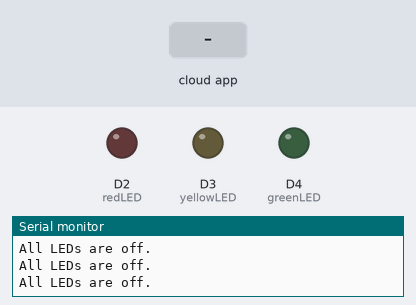
Recording of a sketch running on a simulated Arduino MKR. On the bench: output pins drawn as LEDs (lit = HIGH), the last lines printed to the serial monitor. The inputs (shaded band) are chosen by the test bench. WiFi joins after 1.5 s; servers stay silent unless stated; the Firebase database answers and starts empty.

Above: at 2.8 s.
2.9 s: the phone or cloud app sets caught to red
At 3.8 s:
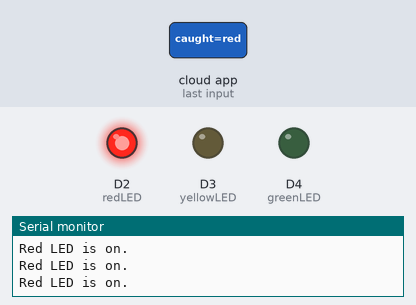
4.5 s: the phone or cloud app sets caught to yellow
At 5.0 s:
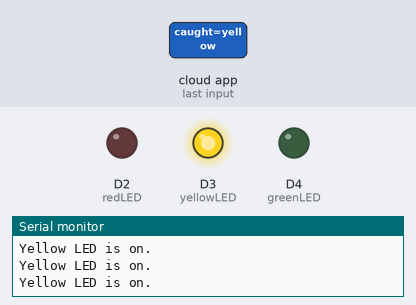
6.0 s: the phone or cloud app sets caught to green
At 7.2 s:
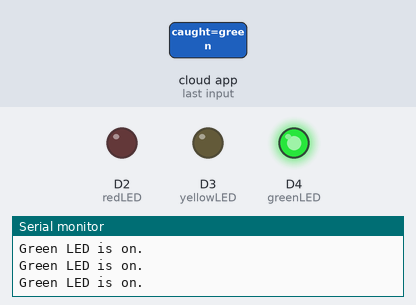
7.5 s: the phone or cloud app sets caught to switchoff
At 8.7 s:
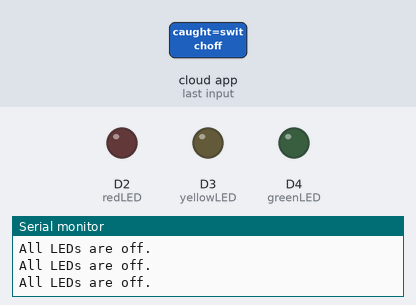
Timing chart, 0 to 10.0 s (numbered marks = the images above; inputs shaded):
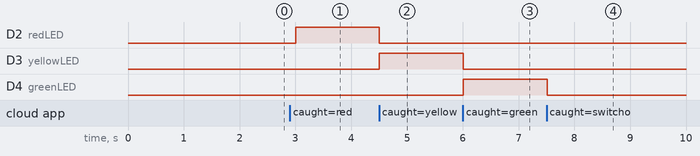

The sketch:

WebFunction.ino
```cpp
/* This code is made by Anneshu Nag, Student ID- 2210994760  */
/*                    Dated- 02/09/2023                      */

/* This is the Arduino code that connects to the firebase real-times database. */

// Importing the required libraries for building this project
#include <Firebase_Arduino_WiFiNINA.h>

// Configuring firebase
#define FIREBASE_HOST "Enter your database URL/host here"
#define FIREBASE_AUTH "Enter your database seceret here"

// Defining the pins for the LED
const int redLED = 2;
const int yellowLED = 3;
const int greenLED = 4;

// Setting up the WiFi
char ssid[] = "Enter your WiFi SSID here";
char pass[] = "Enter your Password here";

// Creating the firebase object
FirebaseData object;
// Defining the path of the database where the data is stored
String path = "/mypath/caught";

// Setup function
void setup()
{
  Serial.begin(9600);
  pinMode(redLED, OUTPUT);
  pinMode(yellowLED, OUTPUT);
  pinMode(greenLED, OUTPUT);

  // Connecting to the WiFi
  while (WiFi.begin(ssid, pass) != WL_CONNECTED)
  {
    Serial.print(".");
    delay(5000);
  }

  Serial.print("You're connected to the ");
  Serial.println(ssid);
  Serial.print("WiFi localIP: ");
  Serial.println(WiFi.localIP());
  Serial.println();

  // Initialising the firebase connection
  Firebase.begin(FIREBASE_HOST, FIREBASE_AUTH, ssid, pass);
  Firebase.reconnectWiFi(true);

  // Setting up with all LEDs off
  if (Firebase.setString(object, path, "switchoff"))
  {
    Serial.println("Setup Complete!");
  }
  else
  {
    Serial.println("Error: " + object.errorReason());
  }
}

// The loop function
void loop()
{
  // Fetching the data from firebase database
  if (Firebase.getString(object, path))
  {
    // Comparing the data fetched with the statements given
    if (object.stringData() == "red")
    {
      digitalWrite(redLED, HIGH);
      digitalWrite(yellowLED, LOW);
      digitalWrite(greenLED, LOW);
      Serial.println("Red LED is on.");
    }
    else if (object.stringData() == "yellow")
    {
      digitalWrite(redLED, LOW);
      digitalWrite(yellowLED, HIGH);
      digitalWrite(greenLED, LOW);
      Serial.println("Yellow LED is on.");
    }
    else if (object.stringData() == "green")
    {
      digitalWrite(yellowLED, LOW);
      digitalWrite(redLED, LOW);
      digitalWrite(greenLED, HIGH);
      Serial.println("Green LED is on.");
    }
    else if (object.stringData() == "switchoff")
    {
      digitalWrite(yellowLED, LOW);
      digitalWrite(redLED, LOW);
      digitalWrite(greenLED, LOW);
      Serial.println("All LEDs are off.");
    }

  }
  else
  {
    Serial.println("Error!");
  }
}
```

Measured:
- after the input at 2.9 s, D2 (redLED): LOW → HIGH after 0.10 s
- after the input at 4.5 s, D2 (redLED): HIGH → LOW at once; D3 (yellowLED): LOW → HIGH at once
- after the input at 6.0 s, D3 (yellowLED): HIGH → LOW at once; D4 (greenLED): LOW → HIGH at once
- after the input at 7.5 s, D4 (greenLED): HIGH → LOW at once
